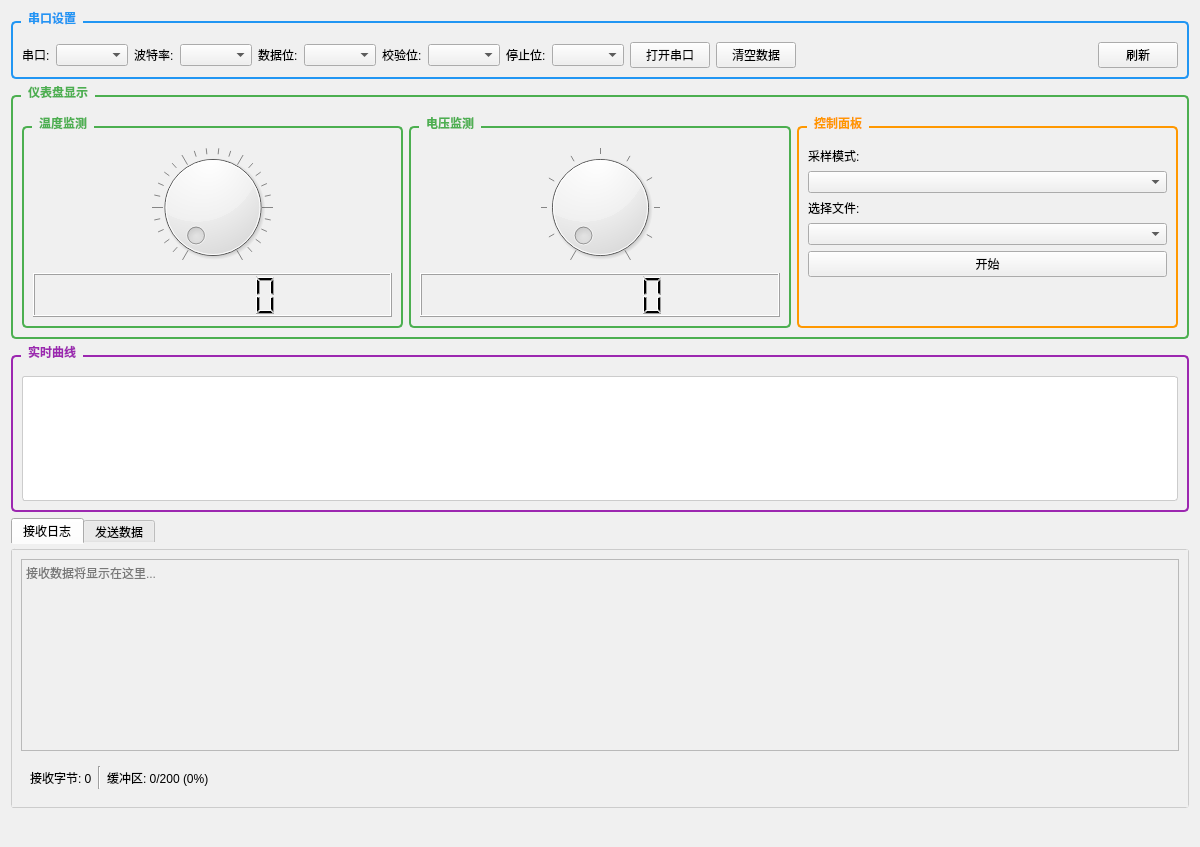
<?xml version="1.0" encoding="UTF-8"?>
<ui version="4.0">
 <class>frmComTool</class>
 <widget class="QWidget" name="frmComTool">
  <property name="geometry">
   <rect>
    <x>0</x>
    <y>0</y>
    <width>1200</width>
    <height>847</height>
   </rect>
  </property>
  <property name="windowTitle">
   <string>工业监控系统 - 温度 &amp; 电压实时监测</string>
  </property>
  <property name="styleSheet">
   <string notr="true">background-color: #f0f0f0;</string>
  </property>
  <layout class="QVBoxLayout" name="verticalLayout">
   <item>
    <widget class="QGroupBox" name="groupBoxSerial">
     <property name="styleSheet">
      <string notr="true">QGroupBox {
    font-weight: bold;
    border: 2px solid #2196F3;
    border-radius: 5px;
    margin-top: 10px;
    padding-top: 10px;
}
QGroupBox::title {
    subcontrol-origin: margin;
    left: 10px;
    padding: 0 5px 0 5px;
    color: #2196F3;
}</string>
     </property>
     <property name="title">
      <string>串口设置</string>
     </property>
     <layout class="QHBoxLayout" name="horizontalLayoutSerial">
      <item>
       <widget class="QLabel" name="labelPort">
        <property name="text">
         <string>串口:</string>
        </property>
       </widget>
      </item>
      <item>
       <widget class="QComboBox" name="comboBoxPort"/>
      </item>
      <item>
       <widget class="QLabel" name="labelBaud">
        <property name="text">
         <string>波特率:</string>
        </property>
       </widget>
      </item>
      <item>
       <widget class="QComboBox" name="comboBoxBaud"/>
      </item>
      <item>
       <widget class="QLabel" name="labelDataBits">
        <property name="text">
         <string>数据位:</string>
        </property>
       </widget>
      </item>
      <item>
       <widget class="QComboBox" name="comboBoxDataBits"/>
      </item>
      <item>
       <widget class="QLabel" name="labelParity">
        <property name="text">
         <string>校验位:</string>
        </property>
       </widget>
      </item>
      <item>
       <widget class="QComboBox" name="comboBoxParity"/>
      </item>
      <item>
       <widget class="QLabel" name="labelStopBits">
        <property name="text">
         <string>停止位:</string>
        </property>
       </widget>
      </item>
      <item>
       <widget class="QComboBox" name="comboBoxStopBits"/>
      </item>
      <item>
       <widget class="QPushButton" name="pushButtonOpen">
        <property name="text">
         <string>打开串口</string>
        </property>
       </widget>
      </item>
      <item>
       <widget class="QPushButton" name="pushButtonClear">
        <property name="text">
         <string>清空数据</string>
        </property>
       </widget>
      </item>
      <item>
       <spacer name="horizontalSpacerSerial">
        <property name="orientation">
         <enum>Qt::Orientation::Horizontal</enum>
        </property>
        <property name="sizeHint" stdset="0">
         <size>
          <width>40</width>
          <height>20</height>
         </size>
        </property>
       </spacer>
      </item>
      <item>
       <widget class="QPushButton" name="pushButtonFresh">
        <property name="text">
         <string>刷新</string>
        </property>
       </widget>
      </item>
     </layout>
    </widget>
   </item>
   <item>
    <widget class="QGroupBox" name="groupBoxDashboard">
     <property name="styleSheet">
      <string notr="true">QGroupBox {
    font-weight: bold;
    border: 2px solid #4CAF50;
    border-radius: 5px;
    margin-top: 10px;
    padding-top: 10px;
}
QGroupBox::title {
    subcontrol-origin: margin;
    left: 10px;
    padding: 0 5px 0 5px;
    color: #4CAF50;
}</string>
     </property>
     <property name="title">
      <string>仪表盘显示</string>
     </property>
     <layout class="QHBoxLayout" name="horizontalLayoutDashboard">
      <item>
       <widget class="QGroupBox" name="groupBoxTemp">
        <property name="title">
         <string>温度监测</string>
        </property>
        <layout class="QVBoxLayout" name="verticalLayoutTemp">
         <item>
          <widget class="QDial" name="tempDial">
           <property name="minimumSize">
            <size>
             <width>120</width>
             <height>120</height>
            </size>
           </property>
           <property name="minimum">
            <number>0</number>
           </property>
           <property name="maximum">
            <number>100</number>
           </property>
           <property name="value">
            <number>0</number>
           </property>
           <property name="notchesVisible">
            <bool>true</bool>
           </property>
          </widget>
         </item>
         <item>
          <widget class="QLCDNumber" name="lcdTemp">
           <property name="sizePolicy">
            <sizepolicy hsizetype="Minimum" vsizetype="Expanding">
             <horstretch>0</horstretch>
             <verstretch>0</verstretch>
            </sizepolicy>
           </property>
           <property name="digitCount">
            <number>6</number>
           </property>
           <property name="segmentStyle">
            <enum>QLCDNumber::SegmentStyle::Filled</enum>
           </property>
          </widget>
         </item>
        </layout>
       </widget>
      </item>
      <item>
       <widget class="QGroupBox" name="groupBoxVoltage">
        <property name="title">
         <string>电压监测</string>
        </property>
        <layout class="QVBoxLayout" name="verticalLayoutVoltage">
         <item>
          <widget class="QDial" name="voltageDial">
           <property name="minimumSize">
            <size>
             <width>120</width>
             <height>120</height>
            </size>
           </property>
           <property name="minimum">
            <number>0</number>
           </property>
           <property name="maximum">
            <number>10</number>
           </property>
           <property name="value">
            <number>0</number>
           </property>
           <property name="notchesVisible">
            <bool>true</bool>
           </property>
          </widget>
         </item>
         <item>
          <widget class="QLCDNumber" name="lcdVoltage">
           <property name="sizePolicy">
            <sizepolicy hsizetype="Minimum" vsizetype="Expanding">
             <horstretch>0</horstretch>
             <verstretch>0</verstretch>
            </sizepolicy>
           </property>
           <property name="digitCount">
            <number>6</number>
           </property>
           <property name="segmentStyle">
            <enum>QLCDNumber::SegmentStyle::Filled</enum>
           </property>
          </widget>
         </item>
        </layout>
       </widget>
      </item>
      <item>
       <widget class="QGroupBox" name="groupBoxControl">
        <property name="styleSheet">
         <string notr="true">QGroupBox {
    font-weight: bold;
    border: 2px solid #FF9800;
    border-radius: 5px;
    margin-top: 10px;
    padding-top: 10px;
}
QGroupBox::title {
    subcontrol-origin: margin;
    left: 10px;
    padding: 0 5px 0 5px;
    color: #FF9800;
}</string>
        </property>
        <property name="title">
         <string>控制面板</string>
        </property>
        <layout class="QVBoxLayout" name="verticalLayoutControl">
         <item>
          <widget class="QLabel" name="labelSampleMode">
           <property name="text">
            <string>采样模式:</string>
           </property>
          </widget>
         </item>
         <item>
          <widget class="QComboBox" name="comboBoxSampleMode"/>
         </item>
         <item>
          <widget class="QLabel" name="labelSaveInterval">
           <property name="text">
            <string>选择文件:</string>
           </property>
          </widget>
         </item>
         <item>
          <widget class="QComboBox" name="comboBoxFiles"/>
         </item>
         <item>
          <widget class="ClickableButton" name="pushButtonDraw">
           <property name="text">
            <string>开始</string>
           </property>
          </widget>
         </item>
         <item>
          <spacer name="verticalSpacerControl">
           <property name="orientation">
            <enum>Qt::Orientation::Vertical</enum>
           </property>
           <property name="sizeType">
            <enum>QSizePolicy::Policy::Expanding</enum>
           </property>
           <property name="sizeHint" stdset="0">
            <size>
             <width>20</width>
             <height>40</height>
            </size>
           </property>
          </spacer>
         </item>
        </layout>
       </widget>
      </item>
     </layout>
    </widget>
   </item>
   <item>
    <widget class="QGroupBox" name="groupBoxChart">
     <property name="sizePolicy">
      <sizepolicy hsizetype="Preferred" vsizetype="Expanding">
       <horstretch>0</horstretch>
       <verstretch>0</verstretch>
      </sizepolicy>
     </property>
     <property name="styleSheet">
      <string notr="true">QGroupBox {
    font-weight: bold;
    border: 2px solid #9C27B0;
    border-radius: 5px;
    margin-top: 10px;
    padding-top: 10px;
}
QGroupBox::title {
    subcontrol-origin: margin;
    left: 10px;
    padding: 0 5px 0 5px;
    color: #9C27B0;
}</string>
     </property>
     <property name="title">
      <string>实时曲线</string>
     </property>
     <layout class="QVBoxLayout" name="verticalLayoutChart">
      <item>
       <widget class="QCustomPlot" name="widgetChartContainer" native="true">
        <property name="styleSheet">
         <string notr="true">background-color: white; border: 1px solid #ccc; border-radius: 3px;</string>
        </property>
        <layout class="QGridLayout" name="gridLayoutChart"/>
       </widget>
      </item>
     </layout>
    </widget>
   </item>
   <item>
    <widget class="QTabWidget" name="tabWidgetLog">
     <property name="sizePolicy">
      <sizepolicy hsizetype="Expanding" vsizetype="Minimum">
       <horstretch>0</horstretch>
       <verstretch>0</verstretch>
      </sizepolicy>
     </property>
     <property name="styleSheet">
      <string notr="true">QTabWidget::pane {
    border: 1px solid #ccc;
    border-radius: 3px;
    margin-top: 5px;
}</string>
     </property>
     <property name="currentIndex">
      <number>0</number>
     </property>
     <widget class="QWidget" name="tabReceive">
      <attribute name="title">
       <string>接收日志</string>
      </attribute>
      <layout class="QVBoxLayout" name="verticalLayoutTabReceive">
       <item>
        <widget class="QTextEdit" name="textEditLog">
         <property name="sizePolicy">
          <sizepolicy hsizetype="Expanding" vsizetype="Minimum">
           <horstretch>0</horstretch>
           <verstretch>0</verstretch>
          </sizepolicy>
         </property>
         <property name="readOnly">
          <bool>true</bool>
         </property>
         <property name="placeholderText">
          <string>接收数据将显示在这里...</string>
         </property>
        </widget>
       </item>
       <item>
        <widget class="QWidget" name="widgetReceiveStats" native="true">
         <layout class="QHBoxLayout" name="horizontalLayoutReceiveStats">
          <item>
           <widget class="QLabel" name="labelRecvCount">
            <property name="text">
             <string>接收字节: 0</string>
            </property>
           </widget>
          </item>
          <item>
           <widget class="Line" name="line">
            <property name="orientation">
             <enum>Qt::Orientation::Vertical</enum>
            </property>
           </widget>
          </item>
          <item>
           <widget class="QLabel" name="labelBufferStatus">
            <property name="text">
             <string>缓冲区: 0/200 (0%)</string>
            </property>
           </widget>
          </item>
          <item>
           <spacer name="horizontalSpacerReceive">
            <property name="orientation">
             <enum>Qt::Orientation::Horizontal</enum>
            </property>
            <property name="sizeHint" stdset="0">
             <size>
              <width>40</width>
              <height>20</height>
             </size>
            </property>
           </spacer>
          </item>
         </layout>
        </widget>
       </item>
      </layout>
     </widget>
     <widget class="QWidget" name="tabSend">
      <attribute name="title">
       <string>发送数据</string>
      </attribute>
      <layout class="QVBoxLayout" name="verticalLayoutTabSend">
       <item>
        <widget class="QTextEdit" name="textEditSend">
         <property name="placeholderText">
          <string>输入要发送的数据...</string>
         </property>
        </widget>
       </item>
       <item>
        <widget class="QWidget" name="widgetSendControls" native="true">
         <layout class="QHBoxLayout" name="horizontalLayoutSendControls">
          <item>
           <widget class="QPushButton" name="pushButtonSend">
            <property name="text">
             <string>发送数据</string>
            </property>
           </widget>
          </item>
          <item>
           <widget class="QLabel" name="labelSendCount">
            <property name="text">
             <string>发送字节: 0</string>
            </property>
           </widget>
          </item>
          <item>
           <spacer name="horizontalSpacerSend">
            <property name="orientation">
             <enum>Qt::Orientation::Horizontal</enum>
            </property>
            <property name="sizeHint" stdset="0">
             <size>
              <width>40</width>
              <height>20</height>
             </size>
            </property>
           </spacer>
          </item>
         </layout>
        </widget>
       </item>
      </layout>
     </widget>
    </widget>
   </item>
   <item>
    <widget class="QStatusBar" name="statusBar"/>
   </item>
  </layout>
 </widget>
 <customwidgets>
  <customwidget>
   <class>QCustomPlot</class>
   <extends>QWidget</extends>
   <header>qcustomplot.h</header>
   <container>1</container>
  </customwidget>
  <customwidget>
   <class>ClickableButton</class>
   <extends>QPushButton</extends>
   <header>clickablebutton.h</header>
  </customwidget>
 </customwidgets>
 <resources/>
 <connections/>
</ui>
